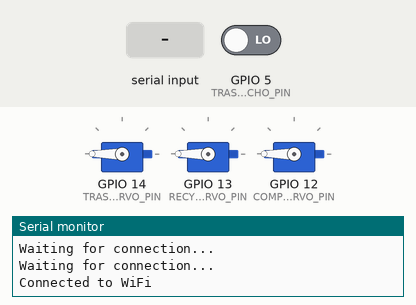
Recording of a sketch running on a simulated ESP8266 (NodeMCU). Parts: 3 × servo, the last lines printed to the serial monitor. The test bench sets the inputs (shaded band); at power-on: GPIO 5 (TRASH_ECHO_PIN) LOW. WiFi joins after 1.5 s; servers stay silent unless stated.

Above: at 2.7 s.
2.8 s: "0\n" received over Serial
At 3.9 s:
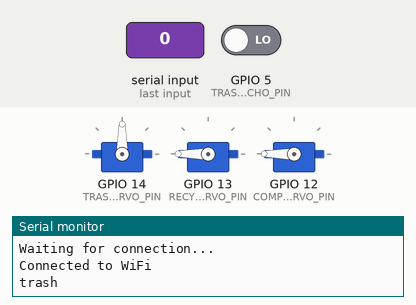
4.3 s: "1\n" received over Serial
At 5.0 s:
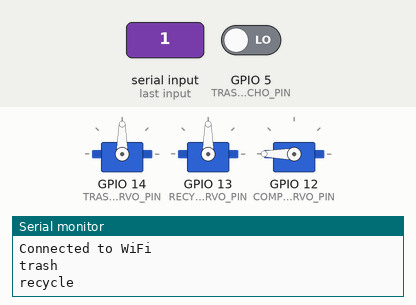
5.8 s: "2\n" received over Serial
At 6.2 s:
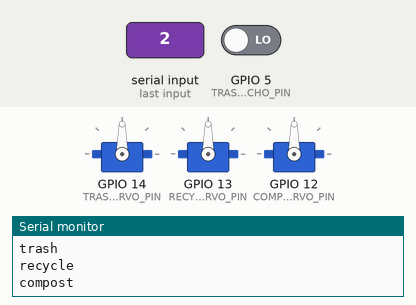
Timing chart, 0 to 10.3 s (numbered marks = the images above; inputs shaded):
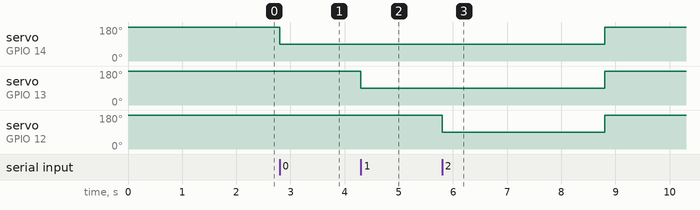

The sketch:

Main.ino
```cpp
#include <ESP8266HTTPClient.h>
#include <ESP8266WiFi.h>
#include <Servo.h>

const String HTTP_URL = "http://yestrashcan.azurewebsites.net/";

const int SERIAL_BAUD = 115200;
const String WIFI_SSID = "treehacks_24ghz";
const String WIFI_PWD = "";

const int TRASHCAN_EMPTY_HEIGHT = 40;
const int TRASHCAN_FULL_HEIGHT = 2;

const int TRASH_SERVO_PIN = 14;
const int RECYCLE_SERVO_PIN = 13;
const int COMPOST_SERVO_PIN = 12;

const int TRASH_TRIG_PIN = 4;
const int TRASH_ECHO_PIN = 5;
const int RECYCLE_TRIG_PIN = 4;
const int RECYCLE_ECHO_PIN = 16;
const int COMPOST_TRIG_PIN = 4;
const int COMPOST_ECHO_PIN = 15;

const int SERVO_ENABLED_ANGLE = 90;
const int SERVO_DISABLED_ANGLE = 180;

const int OPEN_TIME = 3000;

Servo servoT;
Servo servoR;
Servo servoC;

void postToWebsite() {
  if (WiFi.status() == WL_CONNECTED) { //Check WiFi connection status

    HTTPClient http;    //Declare object of class HTTPClient

    http.begin(HTTP_URL);      //Specify request destination
    http.addHeader("Content-Type", "application/x-www-form-urlencoded");  //Specify content-type header

    String message = "id=";
    message += 1;
    message += "&trash=";
    delay(200);
    message += getUltrasonicMeasurement(TRASH_TRIG_PIN, TRASH_ECHO_PIN);
    message += "&compost=";
    delay(200);
    message += getUltrasonicMeasurement(COMPOST_TRIG_PIN, COMPOST_ECHO_PIN);
    message += "&recycling=";
    delay(200);
    message += getUltrasonicMeasurement(RECYCLE_TRIG_PIN, RECYCLE_ECHO_PIN);

    Serial.println(message);
    int httpCode = http.POST(message);
    String payload = http.getString();                                        //Get the response payload

    Serial.println(httpCode);   //Print HTTP return code
    Serial.println(payload);    //Print request response payload

    http.end();  //Close connection

  } else {

    Serial.println("Error in WiFi connection");

  }
}

int getUltrasonicMeasurement(int trig, int echo) {
  unsigned long t1;
  unsigned long t2;
  unsigned long pulse_width;
  float cm;
  float inches;

  digitalWrite(trig, HIGH);
  delayMicroseconds(10);
  digitalWrite(trig, LOW);

  while (digitalRead(echo) == 0); // wait till we get a response
  t1 = micros();
  while (digitalRead(echo) == 1);
  t2 = micros();
  pulse_width = t2 - t1;

  inches = pulse_width / 148.0;

  return map(inches, TRASHCAN_EMPTY_HEIGHT, TRASHCAN_FULL_HEIGHT, 0, 100);
}


void setup() {
  Serial.begin(SERIAL_BAUD);         // Serial debug
  WiFi.begin(WIFI_SSID, WIFI_PWD);   // WiFi

  servoT.attach(TRASH_SERVO_PIN);
  servoR.attach(RECYCLE_SERVO_PIN);
  servoC.attach(COMPOST_SERVO_PIN);

  servoT.write(SERVO_DISABLED_ANGLE);
  servoR.write(SERVO_DISABLED_ANGLE);
  servoC.write(SERVO_DISABLED_ANGLE);

  pinMode(TRASH_TRIG_PIN, OUTPUT);
  digitalWrite(TRASH_TRIG_PIN, LOW);
  pinMode(TRASH_ECHO_PIN, INPUT);
  pinMode(RECYCLE_TRIG_PIN, OUTPUT);
  digitalWrite(RECYCLE_TRIG_PIN, LOW);
  pinMode(RECYCLE_ECHO_PIN, INPUT);
  pinMode(COMPOST_TRIG_PIN, OUTPUT);
  digitalWrite(COMPOST_TRIG_PIN, LOW);
  pinMode(COMPOST_ECHO_PIN, INPUT);

  while (WiFi.status() != WL_CONNECTED) {  //Wait for the WiFI connection completion

    delay(500);
    Serial.println("Waiting for connection...");

  }
  Serial.println("Connected to WiFi");

}

int resetTime = 0;
bool needToReset = false;

void loop() {


  if (needToReset & millis() > resetTime + 3000) {
    servoT.write(SERVO_DISABLED_ANGLE);
    servoR.write(SERVO_DISABLED_ANGLE);
    servoC.write(SERVO_DISABLED_ANGLE);

    delay(1000);

    postToWebsite();
    needToReset = false;

  }
  while (Serial.available() > 0) {
    int command = Serial.parseInt();


    if (Serial.read() == '\n') {
      switch (command) {
        case 0:
          Serial.println("trash");
          servoT.write(SERVO_ENABLED_ANGLE);
          resetTime = millis();
          needToReset = true;
          break;
        case 1:
          Serial.println("recycle");
          servoR.write(SERVO_ENABLED_ANGLE);
          resetTime = millis();
          needToReset = true;
          break;
        case 2:
          Serial.println("compost");
          servoC.write(SERVO_ENABLED_ANGLE);
          resetTime = millis();
          needToReset = true;
          break;
        case 3:
          Serial.println("nothing");
          servoT.write(SERVO_DISABLED_ANGLE);
          servoR.write(SERVO_DISABLED_ANGLE);
          servoC.write(SERVO_DISABLED_ANGLE);

          break;
      }

      delay(500);
    }


  }

}
```

Measured:
- after the input at 2.8 s, servo on GPIO 14 (TRASH_SERVO_PIN): 180° → 90° at once
- after the input at 4.3 s, servo on GPIO 13 (RECYCLE_SERVO_PIN): 180° → 90° at once
- after the input at 5.8 s, servo on GPIO 14 (TRASH_SERVO_PIN), servo on GPIO 13 (RECYCLE_SERVO_PIN): 90° → 180° after 3.0 s instead of 1.5 s; servo on GPIO 12 (COMPOST_SERVO_PIN): 180° → 90° at once, → 180° 3.0 s later
